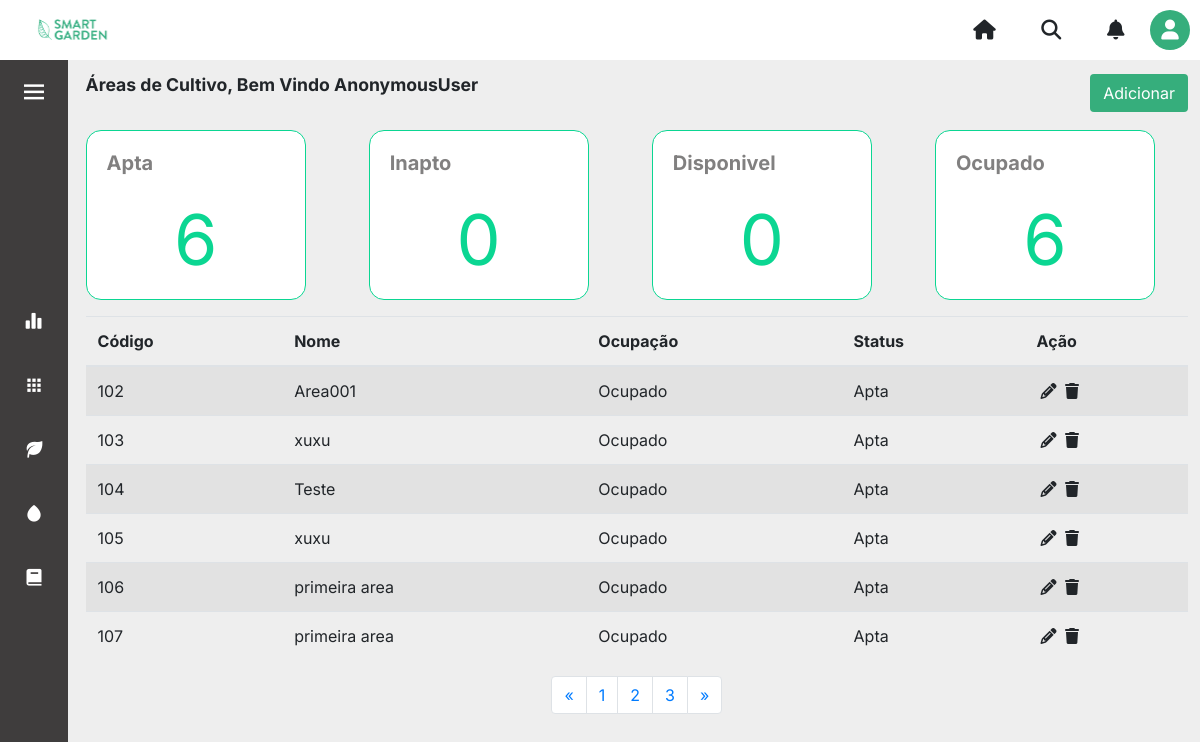
The app's page /areas/, older data.
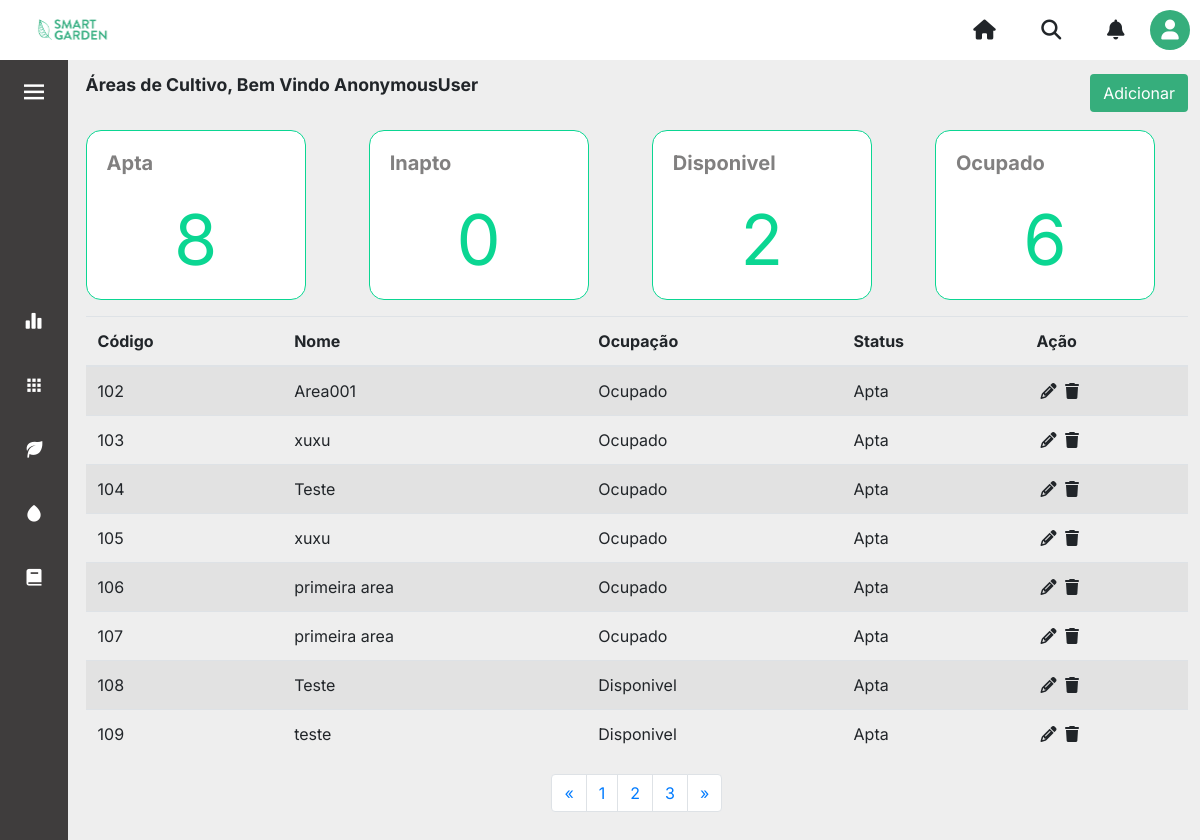
The same page, newer data.
### core/models.py (models this page shows, shortened)
class AreaCultivo(models.Model):
    nome = models.CharField(max_length=100)
    disponivel = models.BooleanField(blank=True, null=False, default=True)
    apta = models.BooleanField(blank=False, null=False, default=True)

### core/views.py (the view)
# urls.py: path('areas/', views.areas, name='areas'),
def areas(request):
    areas = AreaCultivo.objects.all()
    qntDisponivel = AreaCultivo.objects.filter(disponivel=True).count()
    qntOcupado = AreaCultivo.objects.filter(disponivel=False).count()
    qntApta = AreaCultivo.objects.filter(apta=True).count()
    qntInapta = AreaCultivo.objects.filter(apta=False).count()
    contexto = {
        'areas': areas,
        'qntDisponivel': qntDisponivel,
        'qntOcupado': qntOcupado,
        'qntApta': qntApta,
        'qntInapta': qntInapta,
    }
    return render(request, 'areas.html', contexto)

### templates/areas.html (shortened to what this page needs)
{% extends 'layout.html' %} {% load static %} {% block content %}
<div>
	<div class="d-flex align-items-center justify-content-between mb-3">
		<p class="title-page">Áreas de Cultivo, Bem Vindo {{user}}</p>
		<a href="{% url 'cadastrar_areas' %}"><button type="button" class="btn btn_salvar">Adicionar</button></a>
	</div>
	<div class="row">
		<div class="col-sm-3">
			<div class="card">
				<div class="card-body">
					<h5 class="card-title">Apta</h5>
					<p class="card-text">{{qntApta}}</p>
				</div>
			</div>
		</div>
		<div class="col-sm-3">
			<div class="card">
				<div class="card-body">
					<h5 class="card-title">Inapto</h5>
					<p class="card-text">{{qntInapta}}</p>
				</div>
			</div>
		</div>
		<div class="col-sm-3">
			<div class="card">
				<div class="card-body">
					<h5 class="card-title">Disponivel</h5>
					<p class="card-text">{{qntDisponivel}}</p>
				</div>
			</div>
		</div>
		<div class="col-sm-3">
			<div class="card">
				<div class="card-body">
					<h5 class="card-title">Ocupado</h5>
					<p class="card-text">{{qntOcupado}}</p>
				</div>
			</div>
		</div>
	</div>
	<div>
		<table class="table table-striped table-hover mt-3">
			<thead class="border-botton border-secondary">
				<tr>
					<th scope="col">Código</th>
					<th scope="col">Nome</th>
					<th scope="col">Ocupação</th>
					<th scope="col">Status</th>
					<th scope="col"></i>Ação</th>
				</tr>
			</thead>
			<tbody>
				{% for area in areas %}
				<tr>
					<td scope="row">{{area.id}}</td>
					<td>{{area.nome}}</td>
					{% if area.disponivel == True %}
					<td>Disponivel</td>
					{% else %}
					<td>Ocupado</td>
					{% endif %} {% if area.apta == True %}
					<td>Apta</td>
					{% else %}
					<td>Inapta</td>
					{% endif %}
					<td>
						<a href='{% url 'update_areas' area.id%}' class="m-1">
							<i class="fa-solid fa-pencil text-black"></i></a>
						<a data-toggle="modal" data-target="#modal_confirm" href='{% url 'delete_areas' area.id %}'>
							<i class="fa-sharp fa-solid fa-trash text-black" data-toggle="modal fade" data-target="#exampleModal"></i>
						</a>
					</td>
				</tr>
				{% endfor %}
			</tbody>
		</table>
	</div>
	<div class="container_pagination">
		<nav aria-label="Page-navigation"  class="d-flex align-itens justify-content-around" style="margin-top: 0px;">
			<ul class="pagination">
			<li class="page-item ">
				<a class="page-link" href="#" aria-label="Previous">
				<span aria-hidden="true">&laquo;</span>
				</a>
			</li>
			<li class="page-item"><a class="page-link" href="#">1</a></li>
			<li class="page-item"><a class="page-link" href="#">2</a></li>
			<li class="page-item"><a class="page-link" href="#">3</a></li>
			<li class="page-item">
				<a class="page-link" href="#" aria-label="Next">
				<span aria-hidden="true">&raquo;</span>
				</a>
			</li>
			</ul>
		</nav>
	</div>
{% endblock %}

Row changes from the older to the newer data that the page shows:
added AreaCultivo: id "108", nome "Teste", disponivel "Disponivel", apta "Apta"
added AreaCultivo: id "109", nome "teste", disponivel "Disponivel", apta "Apta"
Text that changed along with them:
{{ qntApta }}: "6" → "8"
{{ qntDisponivel }}: "0" → "2"
